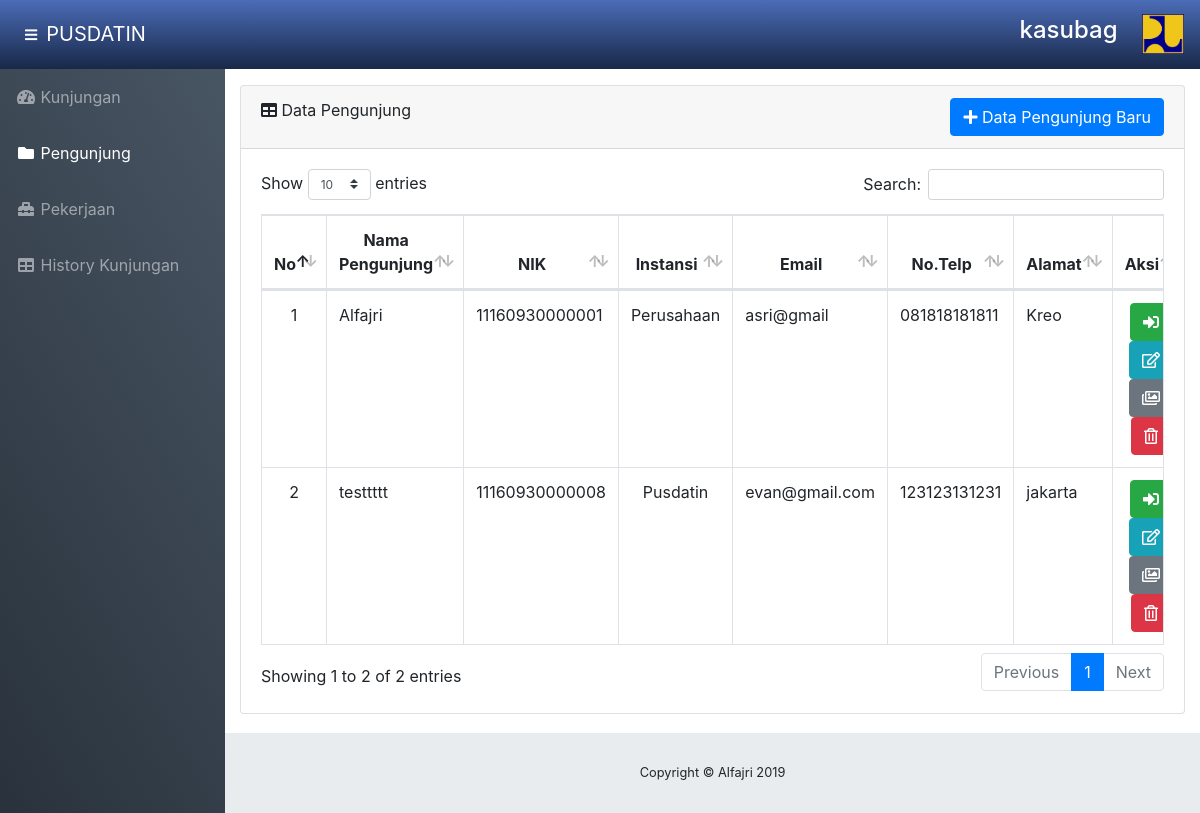
/kunjungan.php (signed in), run on the app's committed database.
### tables this page shows
CREATE TABLE `user` (
  `id_user` int(5) NOT NULL,
  `username` varchar(20) NOT NULL,
  `password` varchar(20) NOT NULL,
  `level_user` enum('kasubag','pendamping') NOT NULL,
  `nama` varchar(30) NOT NULL
);

CREATE TABLE `pengunjung` (
  `id_pengunjung` int(10) NOT NULL,
  `nama_pengunjung` varchar(30) NOT NULL,
  `nik` varchar(20) NOT NULL,
  `no_telp` varchar(15) NOT NULL,
  `instansi` varchar(50) NOT NULL,
  `alamat` varchar(200) NOT NULL,
  `email` varchar(50) NOT NULL,
  `foto` varchar(200) NOT NULL,
  `status` enum('Menunggu','Terkonfirmasi','Ditolak') NOT NULL
);

### kunjungan.php (the view, shortened to what this page needs)
<?php
  include "koneksi.php";
  $query = mysqli_query($koneksi, "SELECT * FROM pengunjung where status = 'Terkonfirmasi' ORDER BY pengunjung.id_pengunjung ASC");
?>
<?php
      include "koneksi.php";
      $username = $_SESSION['username'];
      $login = mysqli_query($koneksi,"SELECT * FROM user WHERE username='$username'");
      $row2 = mysqli_fetch_array($login);
?>
<!DOCTYPE html>
<html lang="en">
  <head>
    <link href="vendor/bootstrap/css/bootstrap.min.css" rel="stylesheet">
    <link href="vendor/fontawesome-free/css/all.min.css" rel="stylesheet" type="text/css">
    <link href="vendor/datatables/dataTables.bootstrap4.css" rel="stylesheet">
    <link href="css/sb-admin.css" rel="stylesheet">
  </head>
  <body id="page-top">
    <nav class="navbar navbar-expand navbar-dark static-top" style="background: -ms-linear-gradient(to bottom, #4b6cb7, #182848);
              background: -moz-linear-gradient(to bottom, #4b6cb7, #182848);
              background: -o-linear-gradient(to bottom, #4b6cb7, #182848);
              background: linear-gradient(to bottom, #4b6cb7, #182848);">
      <button class="btn btn-link btn-sm text-white order-1 order-sm-0" id="sidebarToggle" href="#">
        <i class="fas fa-bars"></i>
      </button>
      <a class="navbar-brand mr-1" href="pendamping.php">PUSDATIN</a>
      <ul class="navbar-nav ml-auto mr-0 mr-md-3 my-2 my-md-0">
        <li class="nav-item dropdown no-arrow">
          <a class="nav-link dropdown-toggle" href="#" id="userDropdown" role="button" data-toggle="dropdown" aria-haspopup="true" aria-expanded="false">
            <h4 style="color: white;"><?=$row2['nama']?></h4>
          </a>
        </li>
      </ul>
      <ul class="navbar-nav ml-auto ml-md-0">
        <li class="nav-item dropdown no-arrow">
            <img src="img/pupr.png" width="42.5px" height="40px">
        </li>
      </ul>
    </nav>
    <div id="wrapper">
      <ul class="sidebar navbar-nav" style="background-image: linear-gradient(60deg, #29323c 0%, #485563 100%);">
        <li class="nav-item">
          <a class="nav-link" href="pendamping.php">
            <i class="fas fa-fw fa-tachometer-alt"></i>
            <span>Kunjungan</span>
          </a>
        </li>
        <li class="nav-item active">
          <a class="nav-link" href="kunjungan.php">
            <i class="fas fa-fw fa-folder"></i>
            <span>Pengunjung</span>
          </a>
        </li>
        <li class="nav-item">
          <a class="nav-link" href="pekerjaan.php">
            <i class="fas fa-fw fa-toolbox"></i>
            <span>Pekerjaan</span>
          </a>
        </li>
        <li class="nav-item">
          <a class="nav-link" href="history.php">
            <i class="fas fa-fw fa-table"></i>
            <span>History Kunjungan</span></a>
        </li>
      </ul>
      <div id="content-wrapper">
        <div class="container-fluid">
          <div class="card mb-3">
            <div class="card-header">
              <i class="fas fa-table"></i>
              Data Pengunjung
                <button type="button" class="btn btn-primary" style="float: right;" data-toggle="modal" data-target="#exampleModal">
                  <i class="fas fa-plus"></i> Data Pengunjung Baru</button>
            </div>
            <div class="card-body">
              <div class="table-responsive">
                <table class="table table-bordered table-responsive" id="dataTable" width="100%" cellspacing="0">
                  <thead>
                    <tr style="text-align: center;">
                      <th>No</th>
                      <th style="text-align: center;">Nama Pengunjung</th>
                      <th style="width: 100px;">NIK</th>
                      <th style="width: 150px;">Instansi</th>
                      <th style="width: 125px;">Email</th>
                      <th style="width: 100px;">No.Telp</th>
                      <th  style="width: 400px;">Alamat</th>
                      <th style="width: 600px;">Aksi</th>
                    </tr>
                  </thead>
                  <tbody>
                    <?php $x=1; ?>
                    <?php if(mysqli_num_rows($query)) {?>
                    <?php while($row = mysqli_fetch_array($query)) {?>
                    <tr>
                      <td style="text-align: center;"><?php echo $x; ?></td>
                      <td><?php echo $row['nama_pengunjung']?></td>
                      <td><?php echo $row['nik']?></td>
                      <td style="text-align: center;"><?php echo $row['instansi']?></td>
                      <td><?php echo $row['email']?></td>
                      <td><?php echo $row['no_telp']?></td>
                      <td><?php echo $row['alamat']?></td>
                      <td style="text-align: center;">
                        <a href="#kunjungan<?php echo $row['id_pengunjung'];?>" data-toggle="modal" data-target="">
                        <button type="button" class="btn btn-success" >
                          <i class="fas fa-sign-in-alt" style="color: white;"></i></button>
                        </a>
                        <a href="#Modal<?php echo $row['id_pengunjung'];?>" data-toggle="modal" data-target="">
                        <button type="button" class="btn btn-info" >
                          <i class="far fa-edit" style="color: white" ></i></button>
                        </a>
                        <a href="#foto<?php echo $row['id_pengunjung'];?>" data-toggle="modal" data-target="">
                        <button type="button" class="btn btn-secondary" >
                          <i class="far fa-images" style="color: white" ></i></button>
                        </a>
                        <a href="#hapus<?php echo $row['id_pengunjung'];?>" data-toggle="modal" data-target="">
                        <button type="button" class="btn btn-danger" >
                          <i class="far fa-trash-alt" style="color: white" ></i></button>
                        </a>
                      </td>
                    </tr>
                    <?php $x++; ?>
                    <?php } ?>
                    <?php } ?>
                  </tbody>
                </table>
              </div>
            </div>
          </div>
        </div>
        <footer class="sticky-footer">
          <div class="container my-auto">
            <div class="copyright text-center my-auto">
               <span>Copyright © Alfajri 2019</span>
            </div>
          </div>
        </footer>
      </div>
    </div>
  </body>
</html>

### css/sb-admin.css (style rules this page uses)
html { position: relative; min-height: 100%; }
body { height: 100%; }
#wrapper { display: -webkit-box; display: -ms-flexbox; display: flex; }
#wrapper #content-wrapper { overflow-x: hidden; width: 100%; padding-top: 1rem; padding-bottom: 80px; }
.navbar-nav .nav-item.active .nav-link { color: #fff; }
.navbar-nav .nav-item.dropdown .dropdown-toggle::after { width: 1rem; text-align: center; float: right; vertical-align: 0; border: 0; font-weight: 900; content: '\f105'; font-family: 'Font Awesome 5 Free'; }
.navbar-nav .nav-item.dropdown.no-arrow .dropdown-toggle::after { display: none; }
.sidebar { width: 90px !important; background-color: #212529; min-height: calc(100vh - 56px); }
.sidebar .nav-item:last-child { margin-bottom: 1rem; }
.sidebar .nav-item .nav-link { text-align: center; padding: 0.75rem 1rem; width: 90px; }
.sidebar .nav-item .nav-link span { font-size: 0.65rem; display: block; }
.sidebar .nav-item .nav-link { color: rgba(255, 255, 255, 0.5); }
@media (min-width: 768px) { .sidebar { width: 225px !important; } }
@media (min-width: 768px) { .sidebar .nav-item .nav-link { display: block; width: 100%; text-align: left; padding: 1rem; width: 225px; } }
@media (min-width: 768px) { .sidebar .nav-item .nav-link span { font-size: 1rem; display: inline; } }
:root { --input-padding-x: 0.75rem; --input-padding-y: 0.75rem; }
footer.sticky-footer { display: -webkit-box; display: -ms-flexbox; display: flex; position: absolute; right: 0; bottom: 0; width: calc(100% - 90px); height: 80px; background-color: #e9ecef; }
footer.sticky-footer .copyright { line-height: 1; font-size: 0.8rem; }
@media (min-width: 768px) { footer.sticky-footer { width: calc(100% - 225px); } }

### data on the page
user: nama "kasubag"
pengunjung: nama_pengunjung "Alfajri", nik "11160930000001", instansi "Perusahaan", email "asri@gmail", no_telp "081818181811", alamat "Kreo"
pengunjung: nama_pengunjung "testtttt", nik "11160930000008", instansi "Pusdatin", email "evan@gmail.com", no_telp "123123131231", alamat "jakarta"
